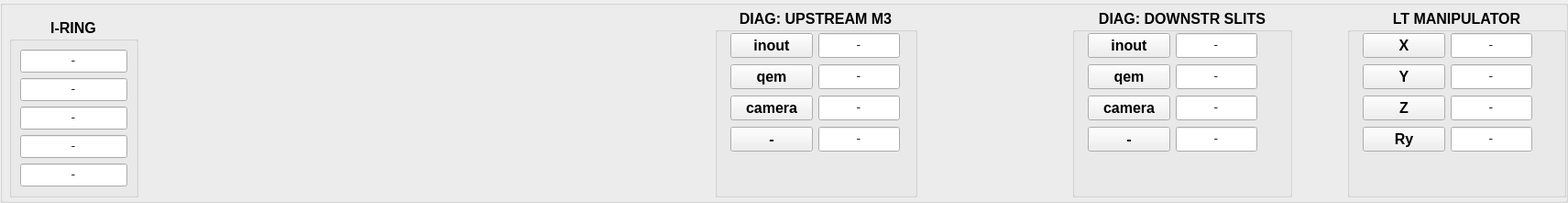
      <widget class="QGroupBox" name="groupBox_diagnostics">
       <property name="geometry">
        <rect>
         <x>20</x>
         <y>200</y>
         <width>1711</width>
         <height>221</height>
        </rect>
       </property>
       <property name="title">
        <string/>
       </property>
       <widget class="QGroupBox" name="groupBox_Sorce">
        <property name="geometry">
         <rect>
          <x>10</x>
          <y>20</y>
          <width>141</width>
          <height>195</height>
         </rect>
        </property>
        <property name="sizePolicy">
         <sizepolicy hsizetype="Preferred" vsizetype="Preferred">
          <horstretch>0</horstretch>
          <verstretch>0</verstretch>
         </sizepolicy>
        </property>
        <property name="font">
         <font>
          <pointsize>12</pointsize>
          <weight>75</weight>
          <bold>true</bold>
          <kerning>true</kerning>
         </font>
        </property>
        <property name="title">
         <string>I-RING</string>
        </property>
        <property name="alignment">
         <set>Qt::AlignHCenter|Qt::AlignTop</set>
        </property>
        <layout class="QVBoxLayout" name="verticalLayout_2">
         <item>
          <widget class="QLineEdit" name="lineEdit_Iring">
           <property name="sizePolicy">
            <sizepolicy hsizetype="Fixed" vsizetype="Fixed">
             <horstretch>0</horstretch>
             <verstretch>0</verstretch>
            </sizepolicy>
           </property>
           <property name="font">
            <font>
             <family>Courier</family>
             <pointsize>12</pointsize>
             <weight>50</weight>
             <bold>false</bold>
            </font>
           </property>
           <property name="statusTip">
            <string>optic 1</string>
           </property>
           <property name="whatsThis">
            <string>first optic title</string>
           </property>
           <property name="text">
            <string>-</string>
           </property>
           <property name="alignment">
            <set>Qt::AlignCenter</set>
           </property>
          </widget>
         </item>
         <item>
          <widget class="QLineEdit" name="lineEdit_Source_X">
           <property name="sizePolicy">
            <sizepolicy hsizetype="Fixed" vsizetype="Fixed">
             <horstretch>0</horstretch>
             <verstretch>0</verstretch>
            </sizepolicy>
           </property>
           <property name="font">
            <font>
             <family>Courier</family>
             <pointsize>12</pointsize>
             <weight>50</weight>
             <bold>false</bold>
            </font>
           </property>
           <property name="statusTip">
            <string>optic 1</string>
           </property>
           <property name="whatsThis">
            <string>first optic title</string>
           </property>
           <property name="text">
            <string>-</string>
           </property>
           <property name="alignment">
            <set>Qt::AlignCenter</set>
           </property>
          </widget>
         </item>
         <item>
          <widget class="QLineEdit" name="lineEdit_Source_Y">
           <property name="enabled">
            <bool>true</bool>
           </property>
           <property name="sizePolicy">
            <sizepolicy hsizetype="Fixed" vsizetype="Fixed">
             <horstretch>0</horstretch>
             <verstretch>0</verstretch>
            </sizepolicy>
           </property>
           <property name="font">
            <font>
             <family>Courier</family>
             <pointsize>12</pointsize>
             <weight>50</weight>
             <bold>false</bold>
            </font>
           </property>
           <property name="statusTip">
            <string>optic 1</string>
           </property>
           <property name="whatsThis">
            <string>first optic title</string>
           </property>
           <property name="text">
            <string>-</string>
           </property>
           <property name="frame">
            <bool>true</bool>
           </property>
           <property name="alignment">
            <set>Qt::AlignCenter</set>
           </property>
           <property name="clearButtonEnabled">
            <bool>false</bool>
           </property>
          </widget>
         </item>
         <item>
          <widget class="QLineEdit" name="lineEdit_Source_Xangle">
           <property name="enabled">
            <bool>true</bool>
           </property>
           <property name="sizePolicy">
            <sizepolicy hsizetype="Fixed" vsizetype="Fixed">
             <horstretch>0</horstretch>
             <verstretch>0</verstretch>
            </sizepolicy>
           </property>
           <property name="font">
            <font>
             <family>Courier</family>
             <pointsize>12</pointsize>
             <weight>50</weight>
             <bold>false</bold>
            </font>
           </property>
           <property name="statusTip">
            <string>optic 1</string>
           </property>
           <property name="whatsThis">
            <string>first optic title</string>
           </property>
           <property name="text">
            <string>-</string>
           </property>
           <property name="frame">
            <bool>true</bool>
           </property>
           <property name="alignment">
            <set>Qt::AlignCenter</set>
           </property>
          </widget>
         </item>
         <item>
          <widget class="QLineEdit" name="lineEdit_Source_Yangle">
           <property name="enabled">
            <bool>true</bool>
           </property>
           <property name="sizePolicy">
            <sizepolicy hsizetype="Fixed" vsizetype="Fixed">
             <horstretch>0</horstretch>
             <verstretch>0</verstretch>
            </sizepolicy>
           </property>
           <property name="font">
            <font>
             <family>Courier</family>
             <pointsize>12</pointsize>
             <weight>50</weight>
             <bold>false</bold>
            </font>
           </property>
           <property name="statusTip">
            <string>optic 1</string>
           </property>
           <property name="whatsThis">
            <string>first optic title</string>
           </property>
           <property name="text">
            <string>-</string>
           </property>
           <property name="frame">
            <bool>true</bool>
           </property>
           <property name="alignment">
            <set>Qt::AlignCenter</set>
           </property>
          </widget>
         </item>
        </layout>
       </widget>
       <widget class="QGroupBox" name="groupBox_UM3">
        <property name="geometry">
         <rect>
          <x>780</x>
          <y>10</y>
          <width>221</width>
          <height>205</height>
         </rect>
        </property>
        <property name="font">
         <font>
          <pointsize>12</pointsize>
          <weight>75</weight>
          <bold>true</bold>
          <kerning>true</kerning>
         </font>
        </property>
        <property name="title">
         <string>DIAG: UPSTREAM M3</string>
        </property>
        <property name="alignment">
         <set>Qt::AlignHCenter|Qt::AlignTop</set>
        </property>
        <widget class="QLineEdit" name="lineEdit_UM3_Y">
         <property name="geometry">
          <rect>
           <x>113</x>
           <y>26</y>
           <width>89</width>
           <height>27</height>
          </rect>
         </property>
         <property name="sizePolicy">
          <sizepolicy hsizetype="Fixed" vsizetype="Fixed">
           <horstretch>0</horstretch>
           <verstretch>0</verstretch>
          </sizepolicy>
         </property>
         <property name="font">
          <font>
           <family>Courier</family>
           <pointsize>12</pointsize>
           <weight>50</weight>
           <bold>false</bold>
          </font>
         </property>
         <property name="statusTip">
          <string>optic 1</string>
         </property>
         <property name="whatsThis">
          <string>first optic title</string>
         </property>
         <property name="text">
          <string>-</string>
         </property>
         <property name="alignment">
          <set>Qt::AlignCenter</set>
         </property>
        </widget>
        <widget class="QPushButton" name="pushButton_UM3_Y">
         <property name="geometry">
          <rect>
           <x>17</x>
           <y>26</y>
           <width>90</width>
           <height>27</height>
          </rect>
         </property>
         <property name="sizePolicy">
          <sizepolicy hsizetype="Fixed" vsizetype="Fixed">
           <horstretch>0</horstretch>
           <verstretch>0</verstretch>
          </sizepolicy>
         </property>
         <property name="font">
          <font>
           <weight>75</weight>
           <bold>true</bold>
          </font>
         </property>
         <property name="text">
          <string>inout</string>
         </property>
        </widget>
        <widget class="QLineEdit" name="lineEdit_UM3_qem">
         <property name="geometry">
          <rect>
           <x>113</x>
           <y>60</y>
           <width>89</width>
           <height>27</height>
          </rect>
         </property>
         <property name="sizePolicy">
          <sizepolicy hsizetype="Fixed" vsizetype="Fixed">
           <horstretch>0</horstretch>
           <verstretch>0</verstretch>
          </sizepolicy>
         </property>
         <property name="font">
          <font>
           <family>Courier</family>
           <pointsize>12</pointsize>
           <weight>50</weight>
           <bold>false</bold>
          </font>
         </property>
         <property name="statusTip">
          <string>optic 1</string>
         </property>
         <property name="whatsThis">
          <string>first optic title</string>
         </property>
         <property name="text">
          <string>-</string>
         </property>
         <property name="alignment">
          <set>Qt::AlignCenter</set>
         </property>
        </widget>
        <widget class="QLineEdit" name="lineEdit_UM3_camera">
         <property name="enabled">
          <bool>true</bool>
         </property>
         <property name="geometry">
          <rect>
           <x>113</x>
           <y>94</y>
           <width>89</width>
           <height>27</height>
          </rect>
         </property>
         <property name="sizePolicy">
          <sizepolicy hsizetype="Fixed" vsizetype="Fixed">
           <horstretch>0</horstretch>
           <verstretch>0</verstretch>
          </sizepolicy>
         </property>
         <property name="font">
          <font>
           <family>Courier</family>
           <pointsize>12</pointsize>
           <weight>50</weight>
           <bold>false</bold>
          </font>
         </property>
         <property name="statusTip">
          <string>optic 1</string>
         </property>
         <property name="whatsThis">
          <string>first optic title</string>
         </property>
         <property name="text">
          <string>-</string>
         </property>
         <property name="frame">
          <bool>true</bool>
         </property>
         <property name="alignment">
          <set>Qt::AlignCenter</set>
         </property>
         <property name="clearButtonEnabled">
          <bool>false</bool>
         </property>
        </widget>
        <widget class="QPushButton" name="pushButton_UM3_qem">
         <property name="geometry">
          <rect>
           <x>17</x>
           <y>60</y>
           <width>90</width>
           <height>27</height>
          </rect>
         </property>
         <property name="sizePolicy">
          <sizepolicy hsizetype="Fixed" vsizetype="Fixed">
           <horstretch>0</horstretch>
           <verstretch>0</verstretch>
          </sizepolicy>
         </property>
         <property name="font">
          <font>
           <weight>75</weight>
           <bold>true</bold>
          </font>
         </property>
         <property name="text">
          <string>qem</string>
         </property>
        </widget>
        <widget class="QPushButton" name="pushButton_UM3_camera">
         <property name="geometry">
          <rect>
           <x>17</x>
           <y>94</y>
           <width>90</width>
           <height>27</height>
          </rect>
         </property>
         <property name="sizePolicy">
          <sizepolicy hsizetype="Fixed" vsizetype="Fixed">
           <horstretch>0</horstretch>
           <verstretch>0</verstretch>
          </sizepolicy>
         </property>
         <property name="font">
          <font>
           <weight>75</weight>
           <bold>true</bold>
          </font>
         </property>
         <property name="text">
          <string>camera</string>
         </property>
        </widget>
        <widget class="QPushButton" name="pushButton_UM3_spare">
         <property name="geometry">
          <rect>
           <x>17</x>
           <y>128</y>
           <width>90</width>
           <height>27</height>
          </rect>
         </property>
         <property name="sizePolicy">
          <sizepolicy hsizetype="Fixed" vsizetype="Fixed">
           <horstretch>0</horstretch>
           <verstretch>0</verstretch>
          </sizepolicy>
         </property>
         <property name="font">
          <font>
           <weight>75</weight>
           <bold>true</bold>
          </font>
         </property>
         <property name="text">
          <string>-</string>
         </property>
        </widget>
        <widget class="QLineEdit" name="lineEdit_UM3_spare">
         <property name="enabled">
          <bool>true</bool>
         </property>
         <property name="geometry">
          <rect>
           <x>113</x>
           <y>128</y>
           <width>89</width>
           <height>27</height>
          </rect>
         </property>
         <property name="sizePolicy">
          <sizepolicy hsizetype="Fixed" vsizetype="Fixed">
           <horstretch>0</horstretch>
           <verstretch>0</verstretch>
          </sizepolicy>
         </property>
         <property name="font">
          <font>
           <family>Courier</family>
           <pointsize>12</pointsize>
           <weight>50</weight>
           <bold>false</bold>
          </font>
         </property>
         <property name="statusTip">
          <string>optic 1</string>
         </property>
         <property name="whatsThis">
          <string>first optic title</string>
         </property>
         <property name="text">
          <string>-</string>
         </property>
         <property name="frame">
          <bool>true</bool>
         </property>
         <property name="alignment">
          <set>Qt::AlignCenter</set>
         </property>
        </widget>
       </widget>
       <widget class="QGroupBox" name="groupBox_M3_3">
        <property name="geometry">
         <rect>
          <x>1170</x>
          <y>10</y>
          <width>240</width>
          <height>205</height>
         </rect>
        </property>
        <property name="font">
         <font>
          <pointsize>12</pointsize>
          <weight>75</weight>
          <bold>true</bold>
          <kerning>true</kerning>
         </font>
        </property>
        <property name="title">
         <string>DIAG: DOWNSTR SLITS</string>
        </property>
        <property name="alignment">
         <set>Qt::AlignHCenter|Qt::AlignTop</set>
        </property>
        <widget class="QLineEdit" name="lineEdit_DES_Y">
         <property name="geometry">
          <rect>
           <x>113</x>
           <y>26</y>
           <width>89</width>
           <height>27</height>
          </rect>
         </property>
         <property name="sizePolicy">
          <sizepolicy hsizetype="Fixed" vsizetype="Fixed">
           <horstretch>0</horstretch>
           <verstretch>0</verstretch>
          </sizepolicy>
         </property>
         <property name="font">
          <font>
           <family>Courier</family>
           <pointsize>12</pointsize>
           <weight>50</weight>
           <bold>false</bold>
          </font>
         </property>
         <property name="statusTip">
          <string>optic 1</string>
         </property>
         <property name="whatsThis">
          <string>first optic title</string>
         </property>
         <property name="text">
          <string>-</string>
         </property>
         <property name="alignment">
          <set>Qt::AlignCenter</set>
         </property>
        </widget>
        <widget class="QPushButton" name="pushButton_DES_Y">
         <property name="geometry">
          <rect>
           <x>17</x>
           <y>26</y>
           <width>90</width>
           <height>27</height>
          </rect>
         </property>
         <property name="sizePolicy">
          <sizepolicy hsizetype="Fixed" vsizetype="Fixed">
           <horstretch>0</horstretch>
           <verstretch>0</verstretch>
          </sizepolicy>
         </property>
         <property name="font">
          <font>
           <weight>75</weight>
           <bold>true</bold>
          </font>
         </property>
         <property name="text">
          <string>inout</string>
         </property>
        </widget>
        <widget class="QLineEdit" name="lineEdit_DES_qem">
         <property name="geometry">
          <rect>
           <x>113</x>
           <y>60</y>
           <width>89</width>
           <height>27</height>
          </rect>
         </property>
         <property name="sizePolicy">
          <sizepolicy hsizetype="Fixed" vsizetype="Fixed">
           <horstretch>0</horstretch>
           <verstretch>0</verstretch>
          </sizepolicy>
         </property>
         <property name="font">
          <font>
           <family>Courier</family>
           <pointsize>12</pointsize>
           <weight>50</weight>
           <bold>false</bold>
          </font>
         </property>
         <property name="statusTip">
          <string>optic 1</string>
         </property>
         <property name="whatsThis">
          <string>first optic title</string>
         </property>
         <property name="text">
          <string>-</string>
         </property>
         <property name="alignment">
          <set>Qt::AlignCenter</set>
         </property>
        </widget>
        <widget class="QLineEdit" name="lineEdit_DES_camera">
         <property name="enabled">
          <bool>true</bool>
         </property>
         <property name="geometry">
          <rect>
           <x>113</x>
           <y>94</y>
           <width>89</width>
           <height>27</height>
          </rect>
         </property>
         <property name="sizePolicy">
          <sizepolicy hsizetype="Fixed" vsizetype="Fixed">
           <horstretch>0</horstretch>
           <verstretch>0</verstretch>
          </sizepolicy>
         </property>
         <property name="font">
          <font>
           <family>Courier</family>
           <pointsize>12</pointsize>
           <weight>50</weight>
           <bold>false</bold>
          </font>
         </property>
         <property name="statusTip">
          <string>optic 1</string>
         </property>
         <property name="whatsThis">
          <string>first optic title</string>
         </property>
         <property name="text">
          <string>-</string>
         </property>
         <property name="frame">
          <bool>true</bool>
         </property>
         <property name="alignment">
          <set>Qt::AlignCenter</set>
         </property>
         <property name="clearButtonEnabled">
          <bool>false</bool>
         </property>
        </widget>
        <widget class="QPushButton" name="pushButton_DES_qem">
         <property name="geometry">
          <rect>
           <x>17</x>
           <y>60</y>
           <width>90</width>
           <height>27</height>
          </rect>
         </property>
         <property name="sizePolicy">
          <sizepolicy hsizetype="Fixed" vsizetype="Fixed">
           <horstretch>0</horstretch>
           <verstretch>0</verstretch>
          </sizepolicy>
         </property>
         <property name="font">
          <font>
           <weight>75</weight>
           <bold>true</bold>
          </font>
         </property>
         <property name="text">
          <string>qem</string>
         </property>
        </widget>
        <widget class="QPushButton" name="pushButton_DES_camera">
         <property name="geometry">
          <rect>
           <x>17</x>
           <y>94</y>
           <width>90</width>
           <height>27</height>
          </rect>
         </property>
         <property name="sizePolicy">
          <sizepolicy hsizetype="Fixed" vsizetype="Fixed">
           <horstretch>0</horstretch>
           <verstretch>0</verstretch>
          </sizepolicy>
         </property>
         <property name="font">
          <font>
           <weight>75</weight>
           <bold>true</bold>
          </font>
         </property>
         <property name="text">
          <string>camera</string>
         </property>
        </widget>
        <widget class="QPushButton" name="pushButton_DES_spare">
         <property name="geometry">
          <rect>
           <x>17</x>
           <y>128</y>
           <width>90</width>
           <height>27</height>
          </rect>
         </property>
         <property name="sizePolicy">
          <sizepolicy hsizetype="Fixed" vsizetype="Fixed">
           <horstretch>0</horstretch>
           <verstretch>0</verstretch>
          </sizepolicy>
         </property>
         <property name="font">
          <font>
           <weight>75</weight>
           <bold>true</bold>
          </font>
         </property>
         <property name="text">
          <string>-</string>
         </property>
        </widget>
        <widget class="QLineEdit" name="lineEdit_DES_spare">
         <property name="enabled">
          <bool>true</bool>
         </property>
         <property name="geometry">
          <rect>
           <x>113</x>
           <y>128</y>
           <width>89</width>
           <height>27</height>
          </rect>
         </property>
         <property name="sizePolicy">
          <sizepolicy hsizetype="Fixed" vsizetype="Fixed">
           <horstretch>0</horstretch>
           <verstretch>0</verstretch>
          </sizepolicy>
         </property>
         <property name="font">
          <font>
           <family>Courier</family>
           <pointsize>12</pointsize>
           <weight>50</weight>
           <bold>false</bold>
          </font>
         </property>
         <property name="statusTip">
          <string>optic 1</string>
         </property>
         <property name="whatsThis">
          <string>first optic title</string>
         </property>
         <property name="text">
          <string>-</string>
         </property>
         <property name="frame">
          <bool>true</bool>
         </property>
         <property name="alignment">
          <set>Qt::AlignCenter</set>
         </property>
        </widget>
       </widget>
       <widget class="QGroupBox" name="groupBox_LT">
        <property name="geometry">
         <rect>
          <x>1470</x>
          <y>10</y>
          <width>239</width>
          <height>205</height>
         </rect>
        </property>
        <property name="font">
         <font>
          <pointsize>12</pointsize>
          <weight>75</weight>
          <bold>true</bold>
          <kerning>true</kerning>
         </font>
        </property>
        <property name="title">
         <string>LT MANIPULATOR</string>
        </property>
        <property name="alignment">
         <set>Qt::AlignHCenter|Qt::AlignTop</set>
        </property>
        <widget class="QLineEdit" name="lineEdit_LT_X">
         <property name="geometry">
          <rect>
           <x>113</x>
           <y>26</y>
           <width>89</width>
           <height>27</height>
          </rect>
         </property>
         <property name="sizePolicy">
          <sizepolicy hsizetype="Fixed" vsizetype="Fixed">
           <horstretch>0</horstretch>
           <verstretch>0</verstretch>
          </sizepolicy>
         </property>
         <property name="font">
          <font>
           <family>Courier</family>
           <pointsize>12</pointsize>
           <weight>50</weight>
           <bold>false</bold>
          </font>
         </property>
         <property name="statusTip">
          <string>optic 1</string>
         </property>
         <property name="whatsThis">
          <string>first optic title</string>
         </property>
         <property name="text">
          <string>-</string>
         </property>
         <property name="alignment">
          <set>Qt::AlignCenter</set>
         </property>
        </widget>
        <widget class="QPushButton" name="pushButton_LT_X">
         <property name="geometry">
          <rect>
           <x>17</x>
           <y>26</y>
           <width>90</width>
           <height>27</height>
          </rect>
         </property>
         <property name="sizePolicy">
          <sizepolicy hsizetype="Fixed" vsizetype="Fixed">
           <horstretch>0</horstretch>
           <verstretch>0</verstretch>
          </sizepolicy>
         </property>
         <property name="font">
          <font>
           <weight>75</weight>
           <bold>true</bold>
          </font>
         </property>
         <property name="text">
          <string>X</string>
         </property>
        </widget>
        <widget class="QLineEdit" name="lineEdit_LT_Y">
         <property name="geometry">
          <rect>
           <x>113</x>
           <y>60</y>
           <width>89</width>
           <height>27</height>
          </rect>
         </property>
         <property name="sizePolicy">
          <sizepolicy hsizetype="Fixed" vsizetype="Fixed">
           <horstretch>0</horstretch>
           <verstretch>0</verstretch>
          </sizepolicy>
         </property>
         <property name="font">
          <font>
           <family>Courier</family>
           <pointsize>12</pointsize>
           <weight>50</weight>
           <bold>false</bold>
          </font>
         </property>
         <property name="statusTip">
          <string>optic 1</string>
         </property>
         <property name="whatsThis">
          <string>first optic title</string>
         </property>
         <property name="text">
          <string>-</string>
         </property>
         <property name="alignment">
          <set>Qt::AlignCenter</set>
         </property>
        </widget>
        <widget class="QLineEdit" name="lineEdit_LT_Z">
         <property name="enabled">
          <bool>true</bool>
         </property>
         <property name="geometry">
          <rect>
           <x>113</x>
           <y>94</y>
           <width>89</width>
           <height>27</height>
          </rect>
         </property>
         <property name="sizePolicy">
          <sizepolicy hsizetype="Fixed" vsizetype="Fixed">
           <horstretch>0</horstretch>
           <verstretch>0</verstretch>
          </sizepolicy>
         </property>
         <property name="font">
          <font>
           <family>Courier</family>
           <pointsize>12</pointsize>
           <weight>50</weight>
           <bold>false</bold>
          </font>
         </property>
         <property name="statusTip">
          <string>optic 1</string>
         </property>
         <property name="whatsThis">
          <string>first optic title</string>
         </property>
         <property name="text">
          <string>-</string>
         </property>
         <property name="frame">
          <bool>true</bool>
         </property>
         <property name="alignment">
          <set>Qt::AlignCenter</set>
         </property>
         <property name="clearButtonEnabled">
          <bool>false</bool>
         </property>
        </widget>
        <widget class="QPushButton" name="pushButton_LT_Y">
         <property name="geometry">
          <rect>
           <x>17</x>
           <y>60</y>
           <width>90</width>
           <height>27</height>
          </rect>
         </property>
         <property name="sizePolicy">
          <sizepolicy hsizetype="Fixed" vsizetype="Fixed">
           <horstretch>0</horstretch>
           <verstretch>0</verstretch>
          </sizepolicy>
         </property>
         <property name="font">
          <font>
           <weight>75</weight>
           <bold>true</bold>
          </font>
         </property>
         <property name="text">
          <string>Y</string>
         </property>
        </widget>
        <widget class="QPushButton" name="pushButton_LT_Z">
         <property name="geometry">
          <rect>
           <x>17</x>
           <y>94</y>
           <width>90</width>
           <height>27</height>
          </rect>
         </property>
         <property name="sizePolicy">
          <sizepolicy hsizetype="Fixed" vsizetype="Fixed">
           <horstretch>0</horstretch>
           <verstretch>0</verstretch>
          </sizepolicy>
         </property>
         <property name="font">
          <font>
           <weight>75</weight>
           <bold>true</bold>
          </font>
         </property>
         <property name="text">
          <string>Z</string>
         </property>
        </widget>
        <widget class="QPushButton" name="pushButton_LT_Ry">
         <property name="geometry">
          <rect>
           <x>17</x>
           <y>128</y>
           <width>90</width>
           <height>27</height>
          </rect>
         </property>
         <property name="sizePolicy">
          <sizepolicy hsizetype="Fixed" vsizetype="Fixed">
           <horstretch>0</horstretch>
           <verstretch>0</verstretch>
          </sizepolicy>
         </property>
         <property name="font">
          <font>
           <weight>75</weight>
           <bold>true</bold>
          </font>
         </property>
         <property name="text">
          <string>Ry</string>
         </property>
        </widget>
        <widget class="QLineEdit" name="lineEdit_LT_Ry">
         <property name="enabled">
          <bool>true</bool>
         </property>
         <property name="geometry">
          <rect>
           <x>113</x>
           <y>128</y>
           <width>89</width>
           <height>27</height>
          </rect>
         </property>
         <property name="sizePolicy">
          <sizepolicy hsizetype="Fixed" vsizetype="Fixed">
           <horstretch>0</horstretch>
           <verstretch>0</verstretch>
          </sizepolicy>
         </property>
         <property name="font">
          <font>
           <family>Courier</family>
           <pointsize>12</pointsize>
           <weight>50</weight>
           <bold>false</bold>
          </font>
         </property>
         <property name="statusTip">
          <string>optic 1</string>
         </property>
         <property name="whatsThis">
          <string>first optic title</string>
         </property>
         <property name="text">
          <string>-</string>
         </property>
         <property name="frame">
          <bool>true</bool>
         </property>
         <property name="alignment">
          <set>Qt::AlignCenter</set>
         </property>
        </widget>
       </widget>
      </widget>
